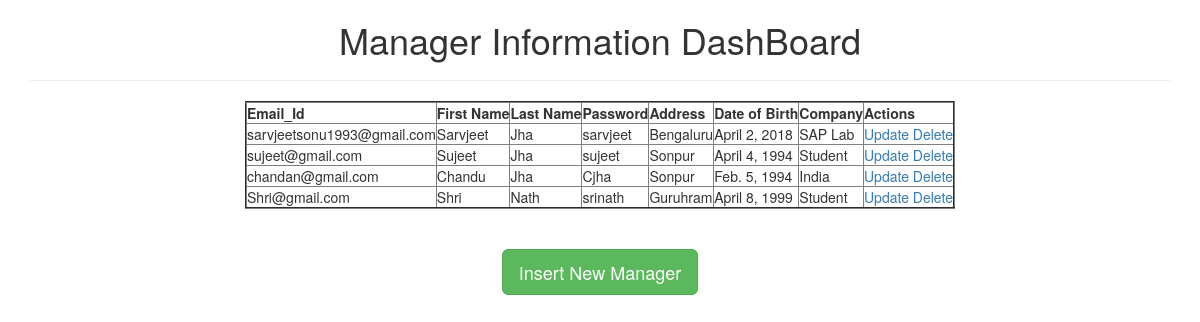
The app's page /retrive/ with its own data.
### Project_Application/models.py (models this page shows)
class Manager(models.Model):
    email=models.EmailField(max_length=70)
    firstname=models.CharField(max_length=64)
    lastname=models.CharField(max_length=64)
    password=models.CharField(max_length=50)
    address=models.CharField(max_length=256)
    dateofbirth=models.DateField(max_length=8)
    company=models.CharField(max_length=256)

### Project_Application/views.py (the view)
# urls.py: path('retrive/',views.retrive_view),
def retrive_view(request):
    managers=Manager.objects.all()
    return render(request,'Project_Application/index.html',{'managers':managers})

### templates/Project_Application/index.html
<!DOCTYPE html>
{%extends 'Project_Application/base.html'%}
{%block body_block%}
<h1>Manager Information DashBoard</h1><hr>
 <table border="2">
   <thead>
     <th>Email_Id</th>
     <th>First Name</th>
     <th>Last Name</th>
     <th>Password</th>
     <th>Address</th>
     <th>Date of Birth</th>
     <th>Company</th>
     <th>Actions</th>
   </thead>
   {% for man in managers %}
   <tr>
     <td>{{man.email}}</td>
     <td>{{man.firstname}}</td>
     <td>{{man.lastname}}</td>
     <td>{{man.password}}</td>
     <td>{{man.address}}</td>
     <td>{{man.dateofbirth}}</td>
     <td>{{man.company}}</td>
     <td><a href="/update/{{man.id}}">Update</a> <a href="/delete/{{man.id}}">Delete</a></td>
   </tr>
   {% endfor %}
 </table><br><br>
 <a href="/create" class="btn btn-success btn-lg">Insert New Manager</a>
{%endblock%}

### templates/Project_Application/base.html (shortened to what this page needs)
<!DOCTYPE html>
<html lang="en" dir="ltr">
  <head>
    <link rel="stylesheet" href="https://maxcdn.bootstrapcdn.com/bootstrap/3.3.7/css/bootstrap.min.css">
  </head>
  <body>
    <div class="container" align='center'>
      {%block body_block%}
      {%endblock%}
    </div>
  </body>
</html>

### records on screen
Manager: email "sarvjeetsonu1993@gmail.com", firstname "Sarvjeet", lastname "Jha", password "sarvjeet", address "Bengaluru", dateofbirth "April 2, 2018", company "SAP Lab"
Manager: email "sujeet@gmail.com", firstname "Sujeet", lastname "Jha", password "sujeet", address "Sonpur", dateofbirth "April 4, 1994", company "Student"
Manager: email "chandan@gmail.com", firstname "Chandu", lastname "Jha", password "Cjha", address "Sonpur", dateofbirth "Feb. 5, 1994", company "India"
Manager: email "Shri@gmail.com", firstname "Shri", lastname "Nath", password "srinath", address "Guruhram", dateofbirth "April 8, 1999", company "Student"
